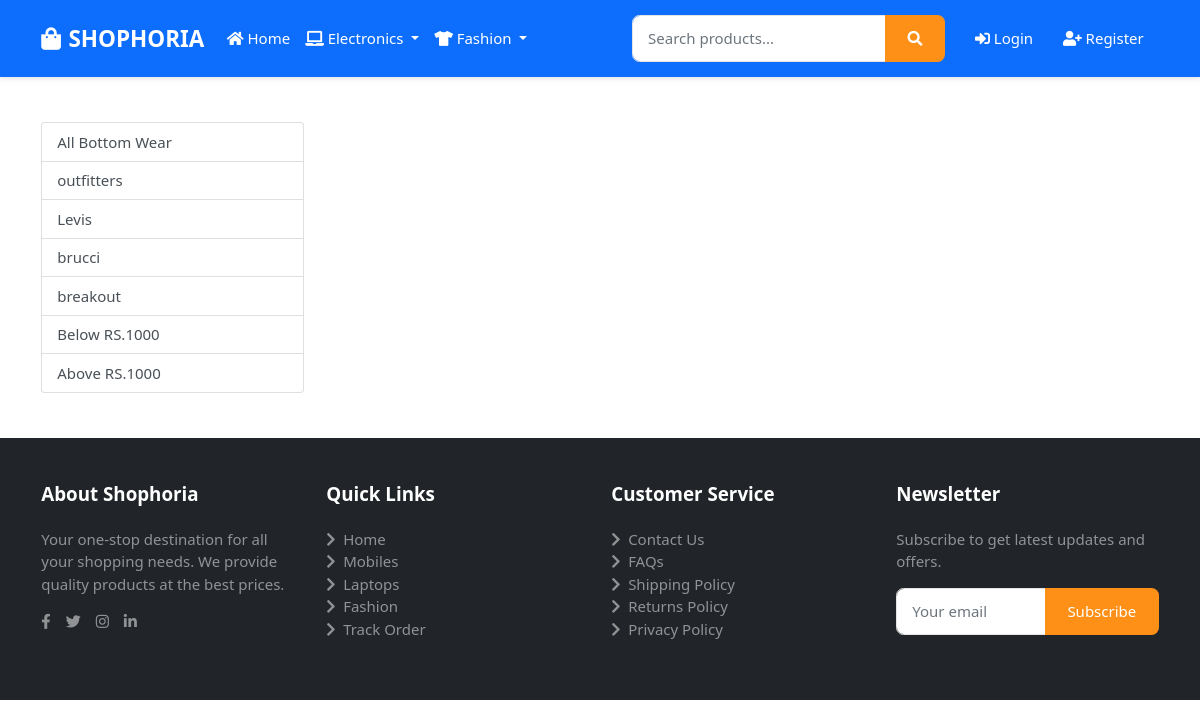
The page /bottomwear/ on the database as committed earlier.
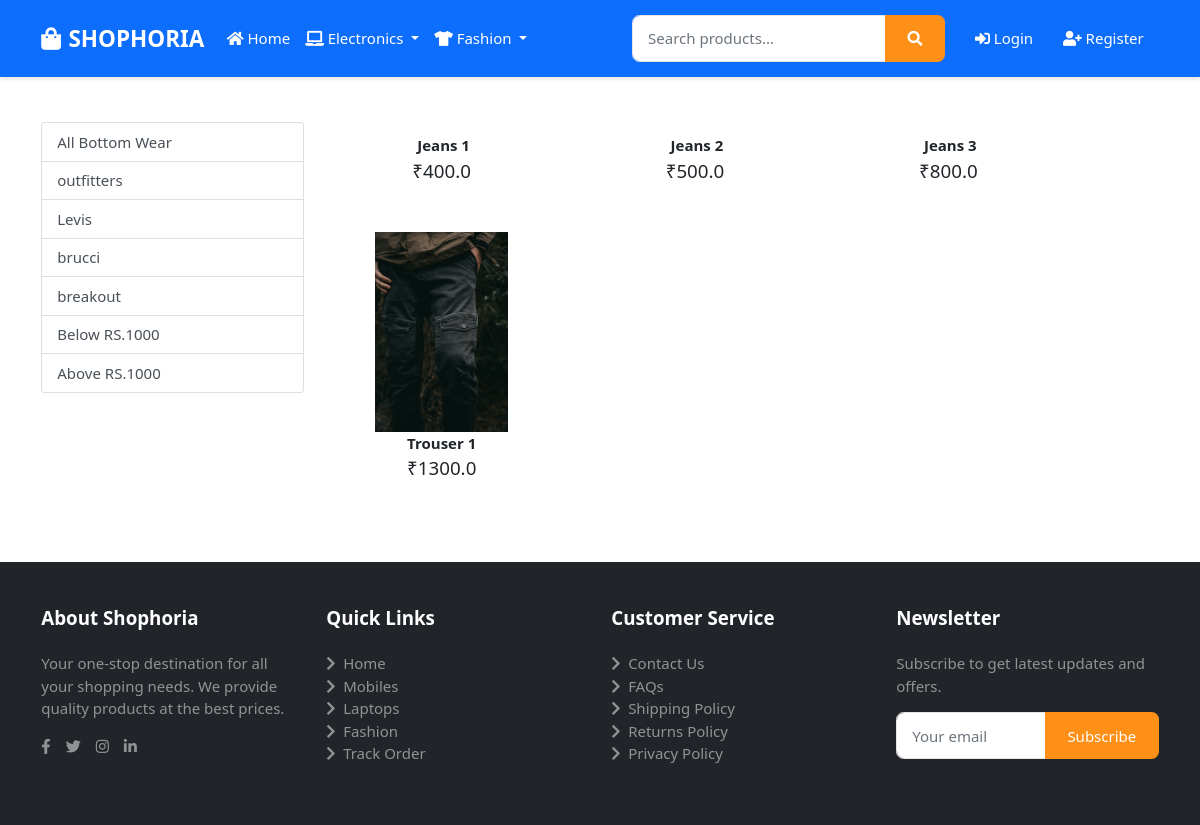
The same page on the database as committed later.
### app/models.py (models this page shows, shortened)
class Product(models.Model):
 title = models.CharField(max_length=100)
 selling_price = models.FloatField()
 discounted_price = models.FloatField()
 description = models.TextField()
 brand = models.CharField(max_length=100)
 category = models.CharField(choices=CATEGORY_CHOICES,max_length=2)
 product_image = models.ImageField(upload_to='productimg')

### app/views.py (the view)
# urls.py: path('bottomwear/', views.bottomwear, name='bottomwear'),
def bottomwear(request, data=None):
  totalitem = 0
  if request.user.is_authenticated:
    totalitem = len(Cart.objects.filter(user=request.user))
  if data == None:
   bottomwears = Product.objects.filter(category='BW')
  elif data == 'outfitters' or data == 'breakout' or data == 'brucci' or data == 'Levis':
   bottomwears = Product.objects.filter(category='BW').filter(brand=data)
  elif data == 'below':
   bottomwears = Product.objects.filter(category='BW').filter(discounted_price__lt=1000)
  elif data == 'above':
   bottomwears = Product.objects.filter(category='BW').filter(discounted_price__gt=1000)
  return render(request, 'app/bottomwear.html', {'bottomwears':bottomwears, 'totalitem': totalitem})

### app/templates/app/bottomwear.html
{% extends 'app/base.html' %} {% load static %} {% block title %}Bottom Wear{% endblock title %} {% block main-content %}
<div class="container my-5">
  <div class="row">
    <div class="col-sm-3">
      <div class="list-group">
        <a
          href="{% url 'bottomwear' %}"
          class="list-group-item list-group-item-action"
          aria-current="true"
          >All Bottom Wear</a>
        <a
          href="{% url 'bottomweardata' 'outfitters' %}"
          class="list-group-item list-group-item-action"
          >outfitters</a>
        <a
          href="{% url 'bottomweardata' 'Levis' %}"
          class="list-group-item list-group-item-action"
          >Levis</a>
        <a
        href="{% url 'bottomweardata' 'brucci' %}"
        class="list-group-item list-group-item-action"
        >brucci</a>
        <a
          href="{% url 'bottomweardata' 'breakout' %}"
          class="list-group-item list-group-item-action"
          >breakout</a
        >
        <a
          href="{% url 'bottomweardata' 'below' %}"
          class="list-group-item list-group-item-action"
          >Below RS.1000</a
        >
        <a
          href="{% url 'bottomweardata' 'above' %}"
          class="list-group-item list-group-item-action"
          >Above RS.1000</a
        >
      </div>
    </div>
    <div class="col-sm-8">
      <div class="row">
        {% for bw in bottomwears %}
        <div class="col-sm-4 text-center mb-4">
          <a href="{% url 'product-detail' bw.id %}" class="btn">
            <div class="item">
              <img src="{{bw.product_image.url}}" alt="" height="200px" />
              <span class="fw-bold">{{bw.title}}</span>
              <br />
              <span class="fs-5">₹{{bw.discounted_price}}</span>
            </div>
          </a>
        </div>
        {% endfor %}
      </div>
    </div>
  </div>
</div>
{% endblock main-content %}

Rows that differ between the two databases and show on the page:
added Product: title "Jeans 1", discounted_price "400.0"
added Product: title "Jeans 2", discounted_price "500.0"
added Product: title "Jeans 3", discounted_price "800.0"
added Product: product_image (picture), title "Trouser 1", discounted_price "1300.0"
